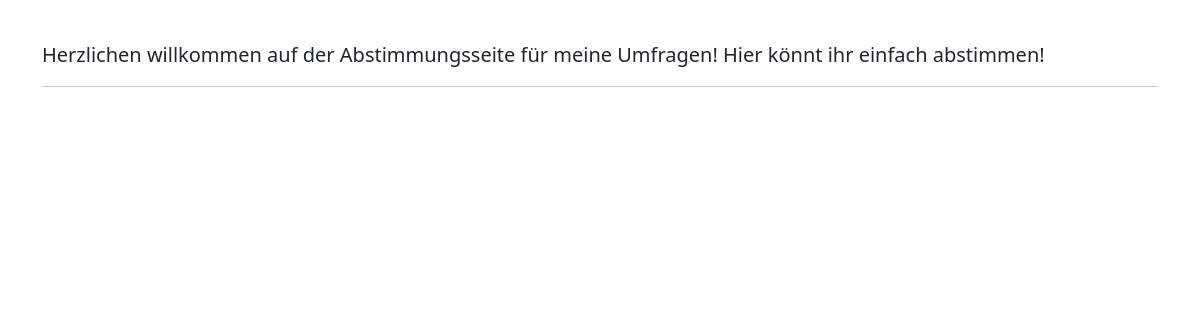
The app's page /, older data.
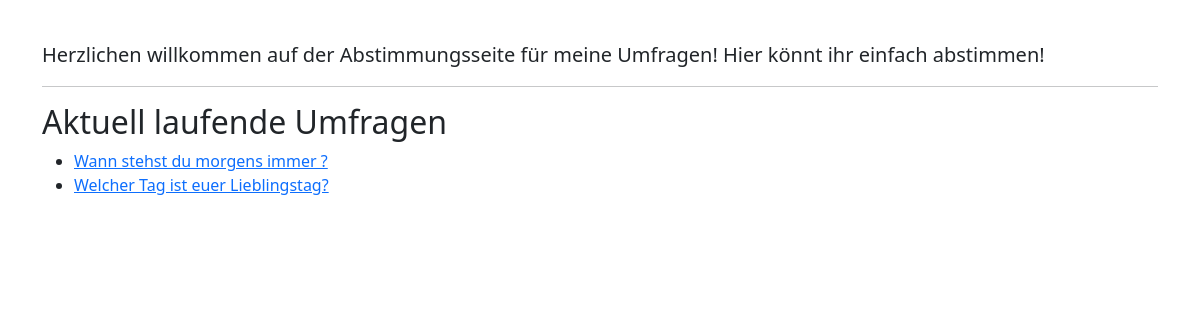
The same page, newer data.
### polls/models.py (models this page shows, shortened)
class Poll(models.Model):
    name = models.CharField(max_length= 256)
    slug = models.SlugField(unique=True)

### polls/views.py (the view)
# urls.py: path('', index, name='index'),
def index(request):
    context = {'umfragen': Poll.objects.all(), 'titel': "Umfragenseite"}
    return render(request, 'polls/index.html', context)

### polls/templates/polls/index.html
{%extends 'polls/base.html'%}{%block content%}
<p class="lead">
    Herzlichen willkommen auf der Abstimmungsseite für meine Umfragen! Hier könnt ihr einfach abstimmen!
</p>
<hr> {%if umfragen%}
<h2>Aktuell laufende Umfragen</h2>
<ul>
    {%for umfrage in umfragen%}
    <li>
        <a href="{% url 'umfrage-detail' umfrage.slug%}">{{umfrage.name}}</a></li>
    {%endfor%}
</ul>
{% endif %} {%endblock%}

Row changes from the older to the newer data that the page shows:
added Poll: name "Wann stehst du morgens immer ?"
added Poll: name "Welcher Tag ist euer Lieblingstag?"
Text that changed along with them:
text now shown: "Aktuell laufende Umfragen"
